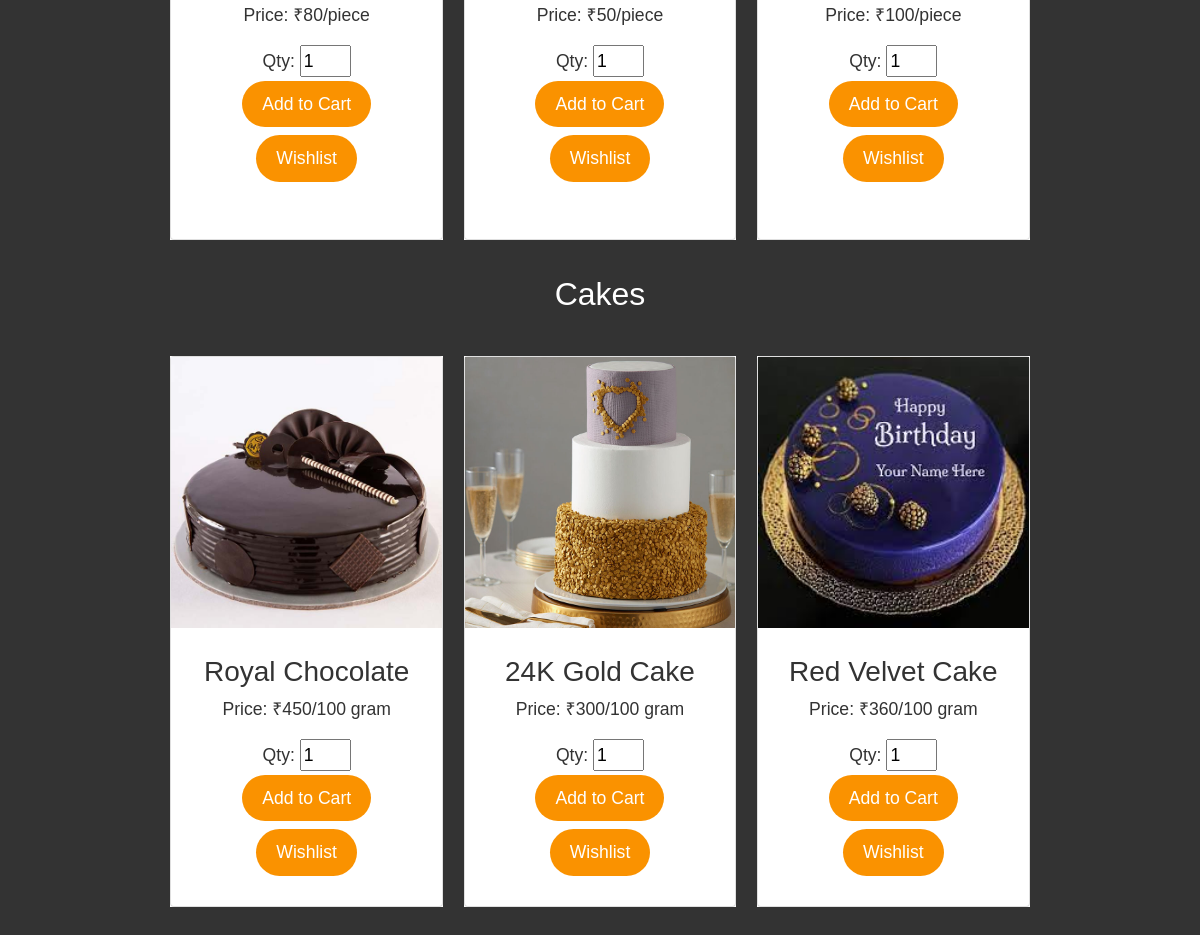
Page /product.php (signed in, lower part) on the earlier database version.
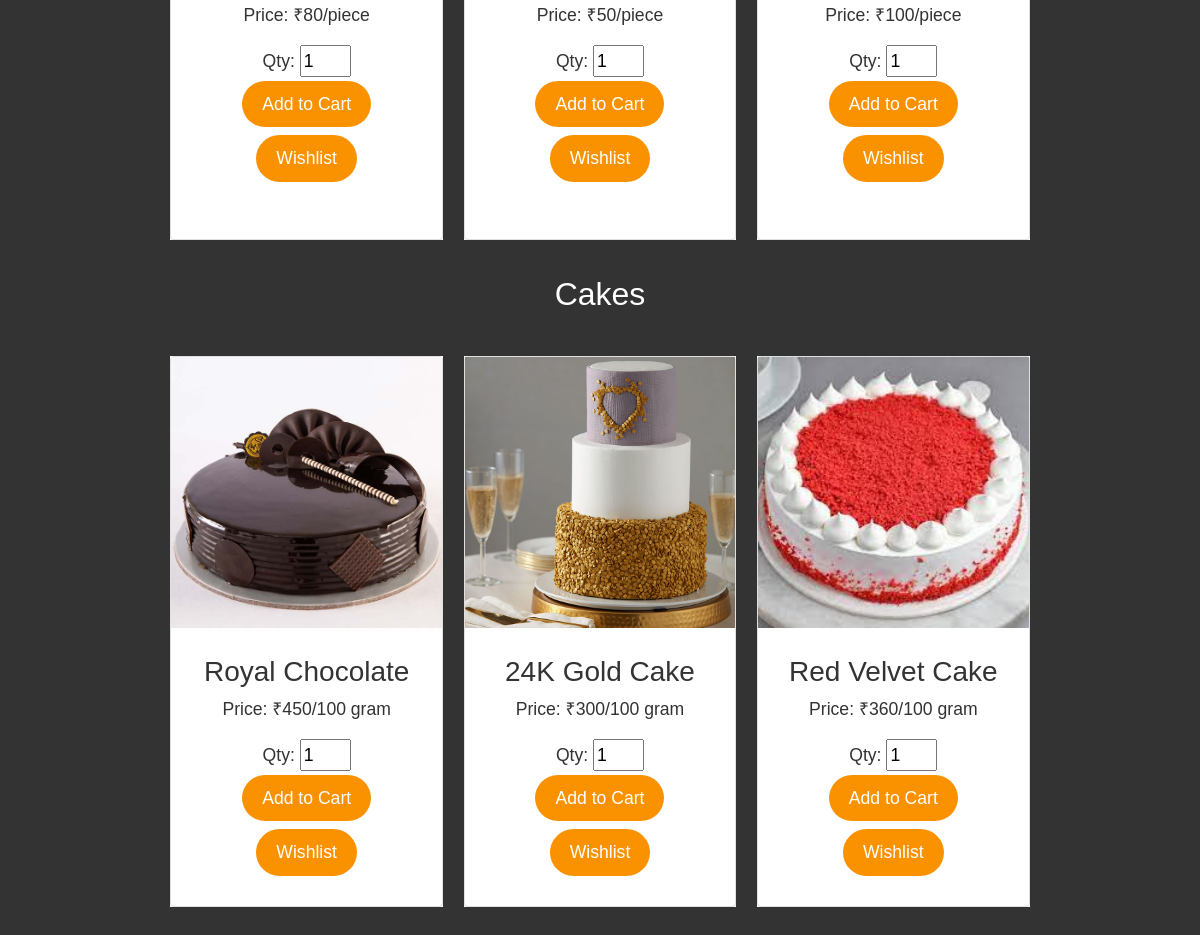
Same page on the later database version.
### tables this page shows
CREATE TABLE `tblproduct` (
  `p_id` int(10) NOT NULL,
  `p_name` varchar(100) NOT NULL,
  `category` varchar(100) NOT NULL,
  `p_image` varchar(256) NOT NULL,
  `p_price` int(100) NOT NULL,
  `p_status` varchar(100) NOT NULL,
  `delete_flag` int(100) NOT NULL,
  `date` datetime NOT NULL
);

### product.php (the view, shortened to what this page needs)
<!doctype html>
<html lang="en">
<head>
  <link href="https://cdn.jsdelivr.net/npm/bootstrap@5.1.3/dist/css/bootstrap.min.css" rel="stylesheet">
</head>
<body>
<section id="section-a" class="grid">
  <ul>
        <?php
          include 'dbcon.php';
          $query = "select * from tblproduct where category='Chocolates' ";
          $result= mysqli_query($conn, $query);
          while($row = mysqli_fetch_assoc($result)):
        ?>
            <li>
                <div class="card">
                  <div class="card-content">
                  <p> Price: ₹<?php echo $row['p_price']; ?>/piece </p>
                  <form method="post" action="">
                        Qty: <input type="int" size="2" name="product_quantity" value="1">
                        <br><input type="submit" name="add_to_cart" value="Add to Cart">
                        <br><input type="submit" name="add_to_wl" value="Wishlist">
                  </form>
                  <br>
                  </div>
                </div>
              </li>
        <?php endwhile; ?>
          </ul>
          </section>
          <h2> Cakes </h2>
<section id="section-a" class="grid">
  <ul>
        <?php
          include 'dbcon.php';
          $query = "select * from tblproduct where category='Cakes' ";
          $result= mysqli_query($conn, $query);
          while($row = mysqli_fetch_assoc($result)):
        ?>
            <li>
                <div class="card">
                <img src="<?php echo $row['p_image']; ?>" style="float: right; width: 400; height: 200;">
                  <div class="card-content">
                    <h3> <?php echo $row['p_name']; ?></h3>
                    <p> Price: ₹<?php echo $row['p_price']; ?>/100 gram </p>
                    <form method="post" action="">
                      Qty: <input type="int" size="2" name="product_quantity" value="1">
                        <br><input type="submit" name="add_to_cart" value="Add to Cart">
                        <br><input type="submit" name="add_to_wl" value="Wishlist">
                  </form>
                  </div>
                </div>
              </li>
          <?php endwhile; ?>
          </ul>
          </section>
</body>
</html>

Differences in the rows shown:
changed tblproduct "Red Velvet Cake": p_image: a different picture
